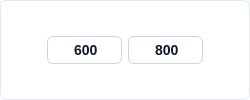
             <widget class="QFrame" name="horizontalFrame">
              <property name="layoutDirection">
               <enum>Qt::LeftToRight</enum>
              </property>
              <property name="styleSheet">
               <string notr="true">box-sizing: border-box;
display: flex;
flex-direction: column;
align-items: flex-start;
gap: 25px;
background: #FFFFFF;
border: 1px solid #E2E8F0; /* slate/200 */
border-radius: 6px;</string>
              </property>
              <layout class="QHBoxLayout" name="horizontalLayout_3">
               <property name="spacing">
                <number>6</number>
               </property>
               <property name="sizeConstraint">
                <enum>QLayout::SetDefaultConstraint</enum>
               </property>
               <property name="leftMargin">
                <number>9</number>
               </property>
               <property name="topMargin">
                <number>9</number>
               </property>
               <property name="rightMargin">
                <number>9</number>
               </property>
               <property name="bottomMargin">
                <number>9</number>
               </property>
               <item>
                <widget class="QCheckBox" name="pyqt5_checkbox_graph_size_lock">
                 <property name="minimumSize">
                  <size>
                   <width>31</width>
                   <height>31</height>
                  </size>
                 </property>
                 <property name="maximumSize">
                  <size>
                   <width>31</width>
                   <height>31</height>
                  </size>
                 </property>
                 <property name="styleSheet">
                  <string notr="true">/* Default State */
QCheckBox {
    border: none;    
	background: transparent;  /* Ghost button with no background */
    color: #0F172A;  /* Text color */
    border-radius: 6px;  /* Rounded corners */
    font-family: 'Segoe UI', sans-serif;  /* Font family */
    font-style: normal;  /* Font style */
    font-weight: 500;  /* Font weight */
    font-size: 14px;  /* Font size */
    line-height: 24px;  /* Line height */
	padding: 4px;	
}

QCheckBox:hover {
    /* Your styles for hover state */
	 background: #F1F5F9;  /* slate/100 */

}

QCheckBox:pressed {
    /* Your styles for pressed state */
	background: #DEE8F2;  /* Pressed background color */

}

QCheckBox::indicator:checked {
    /* Your styles for checked state */
	image: url(:/ui/qt/resources/buttons/lock_icon.png);
}

QCheckBox::indicator:unchecked {
    /* Your styles for checked state */
	image: url(:/ui/qt/resources/buttons/unlock_icon.png);
}

QCheckBox:focused {
    border: none;
}

</string>
                 </property>
                 <property name="text">
                  <string/>
                 </property>
                </widget>
               </item>
               <item>
                <widget class="QLineEdit" name="pyqt5_entry_graph_width">
                 <property name="enabled">
                  <bool>true</bool>
                 </property>
                 <property name="maximumSize">
                  <size>
                   <width>75</width>
                   <height>16777215</height>
                  </size>
                 </property>
                 <property name="styleSheet">
                  <string notr="true">QLineEdit {
    background: #FFFFFF;  /* Default background */
    border: 1px solid #CBD5E1;  /* Default border */
    border-radius: 6px;  /* Rounded corners */
    color: #0F172A;  /* Text color */
    font-family: 'Segoe UI', sans-serif;  /* Font family */
    font-style: normal;  /* Font style */
    font-weight: 500;  /* Font weight */
    font-size: 14px;  /* Font size */
    line-height: 24px;  /* Line height */
    padding: 4px 8px;  /* Padding */
    /* Adding icon to the beginning */
    background-image: url(:/ui/qt/resources/buttons/height_entry_icon.png);
    background-repeat: no-repeat;
    background-position: left center;
    padding-left: 24px; /* Adjust padding to avoid text overlaying the icon */
}

/* Disabled State */
QLineEdit:disabled {
    color: #D2D7DD;
    border: 1px solid #D2D7DD;
}
</string>
                 </property>
                 <property name="text">
                  <string>600</string>
                 </property>
                </widget>
               </item>
               <item>
                <widget class="QLineEdit" name="pyqt5_entry_graph_height">
                 <property name="enabled">
                  <bool>true</bool>
                 </property>
                 <property name="maximumSize">
                  <size>
                   <width>75</width>
                   <height>16777215</height>
                  </size>
                 </property>
                 <property name="styleSheet">
                  <string notr="true">QLineEdit {
    background: #FFFFFF;  /* Default background */
    border: 1px solid #CBD5E1;  /* Default border */
    border-radius: 6px;  /* Rounded corners */
    color: #0F172A;  /* Text color */
    font-family: 'Segoe UI', sans-serif;  /* Font family */
    font-style: normal;  /* Font style */
    font-weight: 500;  /* Font weight */
    font-size: 14px;  /* Font size */
    line-height: 24px;  /* Line height */
    padding: 4px 8px;  /* Padding */
    /* Adding icon to the beginning */
    background-image: url(:/ui/qt/resources/buttons/width_entry_icon.png);
    background-repeat: no-repeat;
    background-position: left center;
    padding-left: 24px; /* Adjust padding to avoid text overlaying the icon */
}

/* Disabled State */
QLineEdit:disabled {
    color: #D2D7DD;
    border: 1px solid #D2D7DD;
}</string>
                 </property>
                 <property name="text">
                  <string>800</string>
                 </property>
                </widget>
               </item>
               <item>
                <widget class="QPushButton" name="pyqt5_button_refresh_graph_size">
                 <property name="enabled">
                  <bool>true</bool>
                 </property>
                 <property name="minimumSize">
                  <size>
                   <width>31</width>
                   <height>31</height>
                  </size>
                 </property>
                 <property name="maximumSize">
                  <size>
                   <width>31</width>
                   <height>31</height>
                  </size>
                 </property>
                 <property name="font">
                  <font>
                   <family>Segoe UI</family>
                   <pointsize>-1</pointsize>
                   <weight>62</weight>
                   <italic>false</italic>
                   <bold>true</bold>
                  </font>
                 </property>
                 <property name="toolTip">
                  <string>&lt;html&gt;&lt;head/&gt;&lt;body&gt;&lt;p&gt;&lt;span style=&quot; font-size:10pt;&quot;&gt;Extend&lt;/span&gt;&lt;/p&gt;&lt;/body&gt;&lt;/html&gt;</string>
                 </property>
                 <property name="whatsThis">
                  <string>&lt;html&gt;&lt;head/&gt;&lt;body&gt;&lt;p&gt;Zoom&lt;/p&gt;&lt;/body&gt;&lt;/html&gt;</string>
                 </property>
                 <property name="styleSheet">
                  <string notr="true">
/* Default State */
QPushButton {
    border: none;
	background: transparent;  /* Ghost button with no background */
    color: #0F172A;  /* Text color */
    border-radius: 6px;  /* Rounded corners */
    font-family: 'Segoe UI', sans-serif;  /* Font family */
    font-style: normal;  /* Font style */
    font-weight: 500;  /* Font weight */
    font-size: 14px;  /* Font size */
    line-height: 24px;  /* Line height */
	padding: 4px;
	image: url(:/ui/qt/resources/buttons/refresh_icon.png);
}

/* Hover State */
QPushButton:hover {
    background: #F1F5F9;  /* slate/100 */
    color: #0F172A;  /* Text color */
	image: url(:/ui/qt/resources/buttons/refresh_icon.png);
}

/* Pressed State */
QPushButton:pressed {
    background: #DEE8F2;  /* Pressed background color */
    color: #0F172A;  /* Text color */
	image: url(:/ui/qt/resources/buttons/refresh_icon.png);
}</string>
                 </property>
                 <property name="text">
                  <string/>
                 </property>
                </widget>
               </item>
              </layout>
             </widget>
